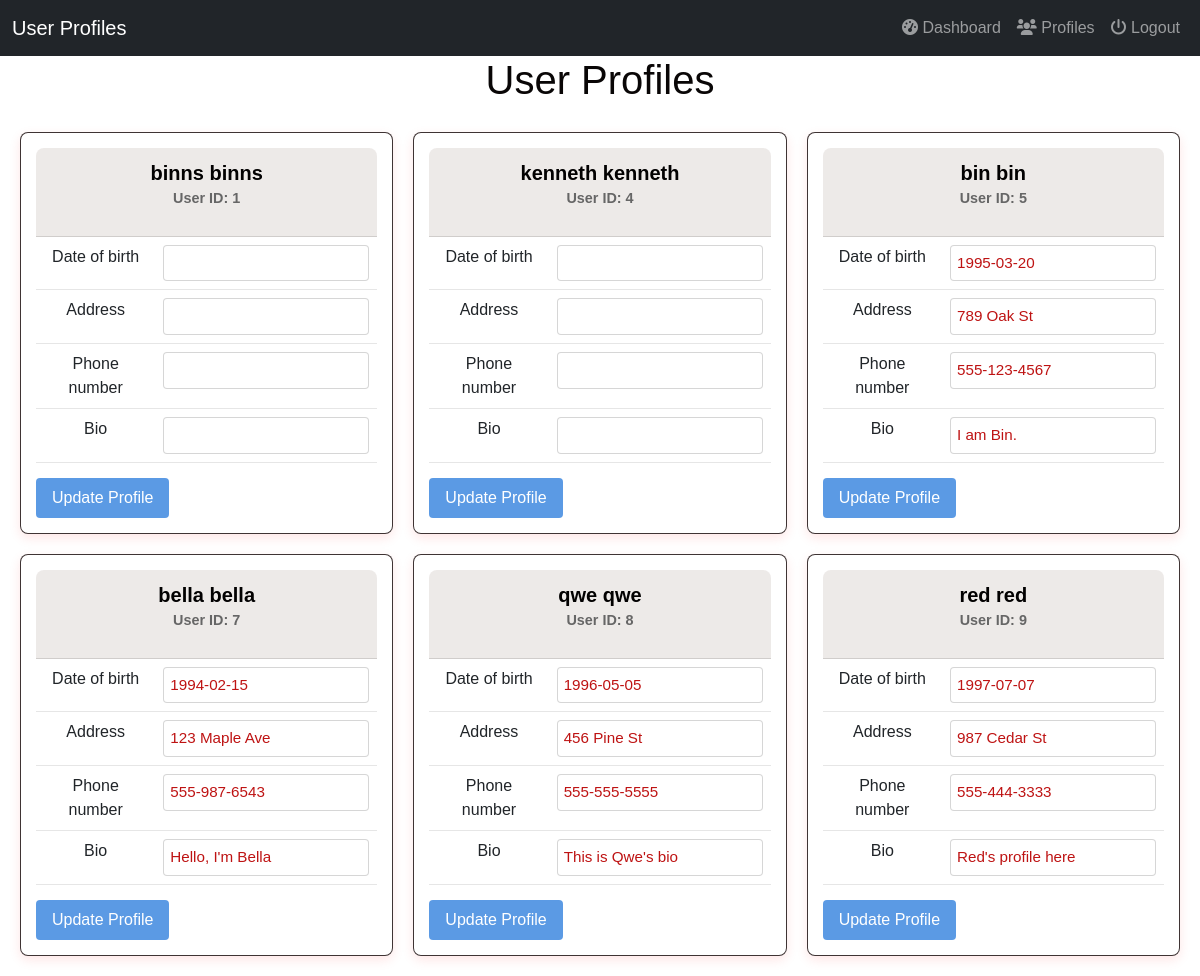
Before: /class/user_profiles.php with the older database file.
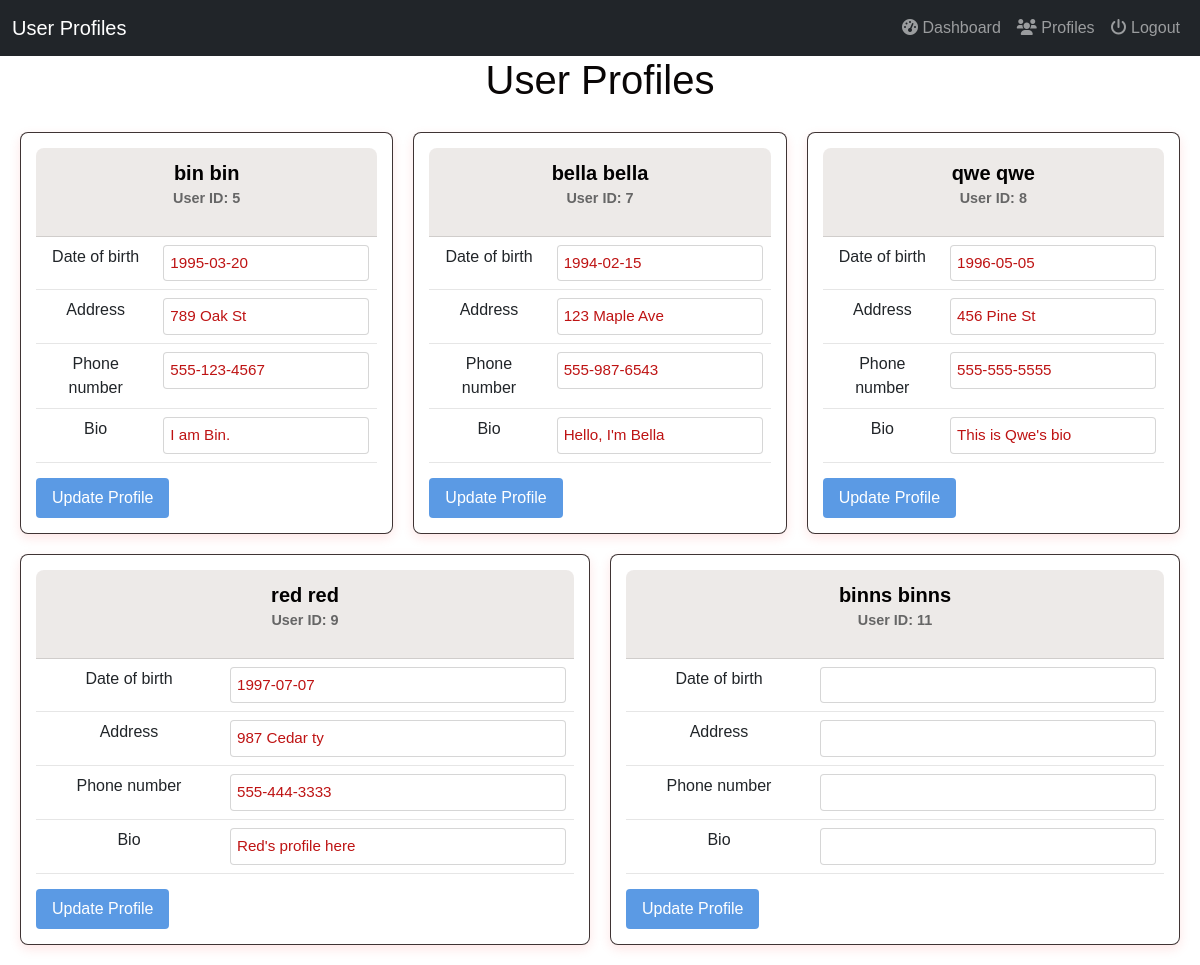
After: the same page with the newer database file.
### tables this page shows
CREATE TABLE `users` (
  `id` int(11) NOT NULL,
  `first_name` varchar(50) NOT NULL,
  `last_name` varchar(50) NOT NULL,
  `username` varchar(50) NOT NULL,
  `password` varchar(255) NOT NULL,
  `created_at` timestamp NOT NULL DEFAULT current_timestamp()
);

CREATE TABLE `profiles` (
  `profile_id` int(11) NOT NULL,
  `user_id` int(11) NOT NULL,
  `date_of_birth` date DEFAULT NULL,
  `address` varchar(255) DEFAULT NULL,
  `phone_number` varchar(15) DEFAULT NULL,
  `bio` text DEFAULT NULL
);

### Database/database.php (called while the page is built, shortened)
<?php
class Database {
    private $server_name = "localhost";
    private $db_username = "root";
    private $db_password = "";
    private $db_name = "ADbinns";
    private $conn;
    public function __construct() {
        $this->conn = new mysqli($this->server_name, $this->db_username, $this->db_password, $this->db_name);
    }
public function getUsersWithProfiles() {
    $sql = "
        SELECT
            users.id AS user_id,
            users.first_name,
            users.last_name,
            users.username,
            profiles.date_of_birth,
            profiles.address,
            profiles.phone_number,
            profiles.bio
        FROM users
        LEFT JOIN profiles ON users.id = profiles.user_id
    ";
    $result = $this->conn->query($sql);
    if ($result->num_rows > 0) {
        $usersWithProfiles = [];
        while ($row = $result->fetch_assoc()) {
            $usersWithProfiles[] = $row;
        }
        return $usersWithProfiles;
    } else {
        return [];
    }
}
}

### class/user_profiles.php (the view, shortened to what this page needs)
<?php
require '../Database/database.php';
$db = new Database();
$usersWithProfiles = $db->getUsersWithProfiles();
?>
<!DOCTYPE html>
<html lang="en">
<head>
    <link href="https://cdn.jsdelivr.net/npm/bootstrap@5.1.3/dist/css/bootstrap.min.css" rel="stylesheet">
    <link rel="stylesheet" href="https://cdnjs.cloudflare.com/ajax/libs/font-awesome/6.0.0-beta3/css/all.min.css">
    <link rel="stylesheet" href="../CSS/user_profiles.css">
</head>
<body>
    <nav class="navbar navbar-expand-lg navbar-dark bg-dark">
        <div class="container-fluid">
            <a class="navbar-brand" href="#">User Profiles</a>
            <div class="collapse navbar-collapse" id="navbarNav">
                <ul class="navbar-nav ms-auto">
                    <li class="nav-item">
                        <a class="nav-link" href="../modules/dashboard.php"><i class="fas fa-tachometer-alt"></i> Dashboard</a>
                    </li>
                    <li class="nav-item">
                        <a class="nav-link" href="../class/user_profiles.php"><i class="fas fa-users"></i> Profiles</a>
                    </li>
                    <li class="nav-item">
                        <a class="nav-link" href="../modules/login.php" onclick="return confirmLogout()">
                            <i class="fas fa-power-off"></i> Logout
                        </a>
                    </li>
                </ul>
            </div>
        </div>
    </nav>
    <h1 style="text-align: center;">User Profiles</h1>
    <div class="cards-container">
        <?php if (!empty($usersWithProfiles)): ?>
            <?php foreach ($usersWithProfiles as $user): ?>
                <div class="card">
                    <form action="../process/update_profile.php" method="post">
                        <div class="card-header">
                            <?php echo htmlspecialchars($user['first_name'] . ' ' . $user['last_name']); ?>
                            <p style="font-size: 0.9rem; color: #666;">User ID: <?php echo $user['user_id']; ?></p>
                        </div>
                        <table class="table">
                            <tbody>
                                <?php foreach ($user as $key => $value): ?>
                                    <?php if ($key !== 'user_id' && $key !== 'first_name' && $key !== 'last_name' && $key !== 'username'): ?>
                                        <tr>
                                            <td><?php echo ucfirst(str_replace('_', ' ', $key)); ?></td>
                                            <td>
                                                <input type="text" class="form-control" name="<?php echo $key; ?>" value="<?php echo htmlspecialchars($value); ?>">
                                            </td>
                                        </tr>
                                    <?php endif; ?>
                                <?php endforeach; ?>
                            </tbody>
                        </table>
                        <button type="submit" class="btn btn-primary">Update Profile</button>
                    </form>
                </div>
            <?php endforeach; ?>
        <?php else: ?>
            <p style="text-align: center;">No user profiles found.</p>
        <?php endif; ?>
    </div>
</body>
</html>

Changed rows visible on the page:
removed users: first_name+last_name "binns binns", id "1", key "Date of birth", key "Address", key "Phone number", key "Bio"
removed users: first_name+last_name "kenneth kenneth", id "4", key "Date of birth", key "Address", key "Phone number", key "Bio"
changed profiles "Red's profile here": address "987 Cedar St" → "987 Cedar ty"
added profiles: user.last_name "binns binns", user "11", key "Date of birth", key "Address", key "Phone number", key "Bio"
